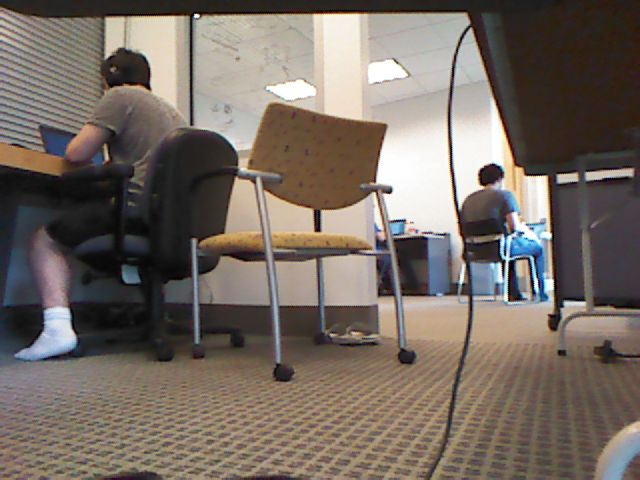
#> input picture ros_workspace/src/video/chair_detection/main/chair.png, 640 x 480 px
$ python crop_data.py   (Python 2 division)
#> lines starting #> are read from the running program, lines starting #| are printed output that depends on the picture
import itertools
import numpy as np
import cv2

def corner_sampling(original, cropped_size):
	corners = [(0, 0),
			   (0, original.shape[1]-cropped_size[1]),
			   (original.shape[0]-cropped_size[0], 0),
			   (original.shape[0]-cropped_size[0], original.shape[1]-cropped_size[1]),
			   (original.shape[0]/2-cropped_size[0]/2, original.shape[1]/2-cropped_size[1]/2)]
	crops = []
	for corner in corners:
		crops.append(original[corner[0]:(corner[0]+cropped_size[0]), corner[1]:(corner[1]+cropped_size[1])])
	return np.asarray(crops)


if __name__ == "__main__":
	ratio = .8
	original_img = cv2.imread("chair.png")
#> original_img is the input picture: shape (480, 640, 3); mean B, G, R 99.5, 107.7, 118.1
	(h, w, _) = original_img.shape
#> h = 480; w = 640
	print w, h
#| 640 480
	m = 5
	original_img = cv2.resize(original_img, (int(w/m), int(h/m)))
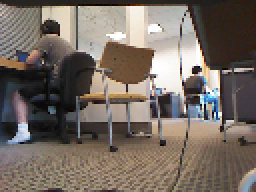
#> original_img: shape (96, 128, 3) (shown 2 times larger); mean B, G, R 99.7, 108, 118.4
	(h, w, _) = original_img.shape
#> h = 96; w = 128
	print w, h
#| 128 96
	crop_imgs = (corner_sampling(original_img, (int(round(ratio*h)), int(round(ratio*w)))))
#> after the loop in corner_sampling, `for corner in corners:`: crops = 5 items
	(_, h, w, _) = crop_imgs.shape
#> h = 77; w = 102
	print w, h
#| 102 77

	cv2.imshow("original_img", original_img)
	for num, img in enumerate(crop_imgs):
		cv2.imshow(str(num), img)
#> this loop made 5 passes
#> pass 1, `cv2.imshow(str(num), img)`:
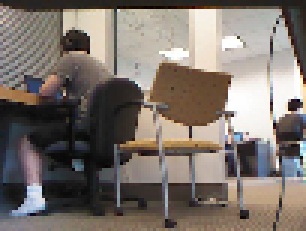
#> window '0': shape (77, 102, 3) (shown 3 times larger); mean B, G, R 107.9, 114.9, 123.9
#> pass 2, `cv2.imshow(str(num), img)`:
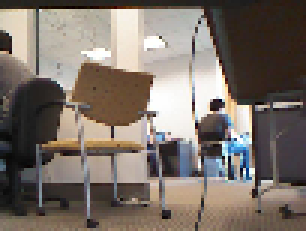
#> window '1': shape (77, 102, 3) (shown 3 times larger); mean B, G, R 105.1, 113.2, 123.4
	cv2.waitKey(0)

$ run again, with ros_workspace/src/video/chair_detection/main/desk.png copied over ros_workspace/src/video/chair_detection/main/chair.png
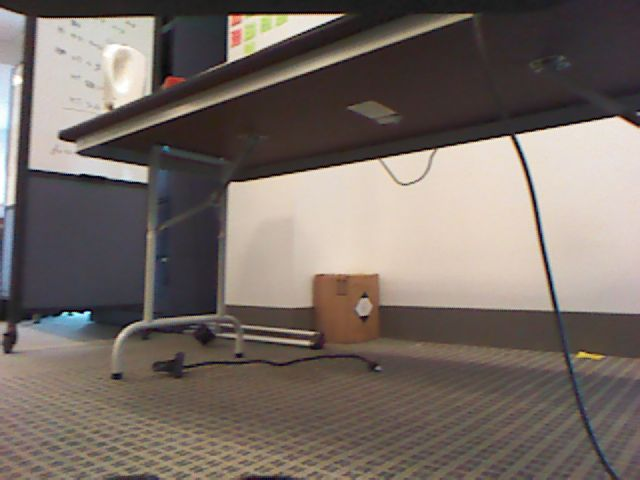
#> input picture ros_workspace/src/video/chair_detection/main/desk.png, 640 x 480 px
#> original_img is the input picture: shape (480, 640, 3); mean B, G, R 102, 108.4, 118.8
#| 640 480
#> original_img: shape (96, 128, 3)
#| 128 96
#> after the loop in corner_sampling, `for corner in corners:`: crops = 5 items
#| 102 77
#> the loop `for num, img in enumerate(crop_imgs):` made 5 passes
#> pass 1, `cv2.imshow(str(num), img)`:
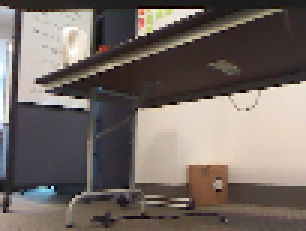
#> window '0': shape (77, 102, 3) (shown 3 times larger); mean B, G, R 101, 106.6, 116.4
#> pass 2, `cv2.imshow(str(num), img)`:
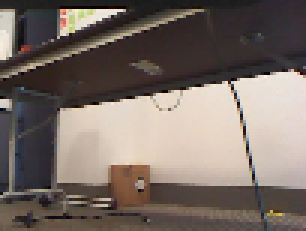
#> window '1': shape (77, 102, 3) (shown 3 times larger); mean B, G, R 101.5, 108.5, 120

$ run again, with ros_workspace/src/video/chair_detection/main/none.png copied over ros_workspace/src/video/chair_detection/main/chair.png
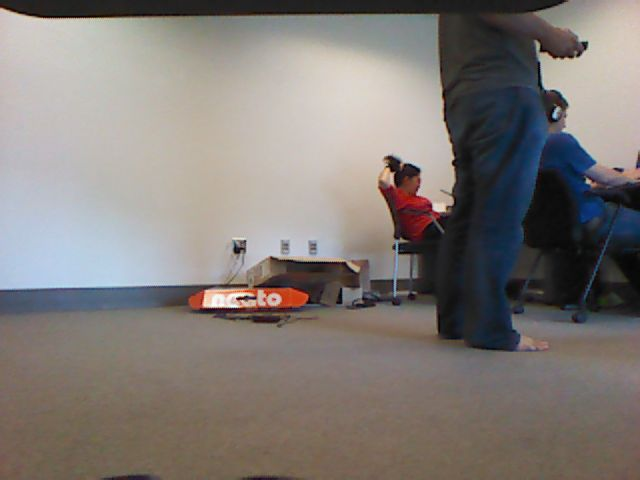
#> input picture ros_workspace/src/video/chair_detection/main/none.png, 640 x 480 px
#> original_img is the input picture: shape (480, 640, 3); mean B, G, R 119.3, 123.2, 129.3
#| 640 480
#> original_img: shape (96, 128, 3)
#| 128 96
#> after the loop in corner_sampling, `for corner in corners:`: crops = 5 items
#| 102 77
#> the loop `for num, img in enumerate(crop_imgs):` made 5 passes
#> pass 1, `cv2.imshow(str(num), img)`:
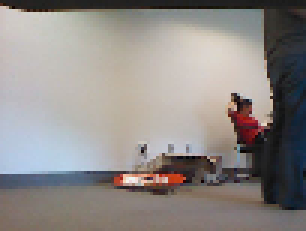
#> window '0': shape (77, 102, 3) (shown 3 times larger); mean B, G, R 134.9, 137.6, 142.6
#> pass 2, `cv2.imshow(str(num), img)`:
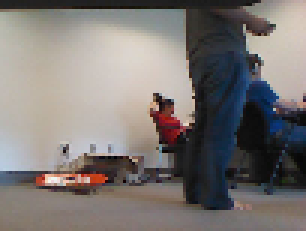
#> window '1': shape (77, 102, 3) (shown 3 times larger); mean B, G, R 115.8, 118.3, 123.6
